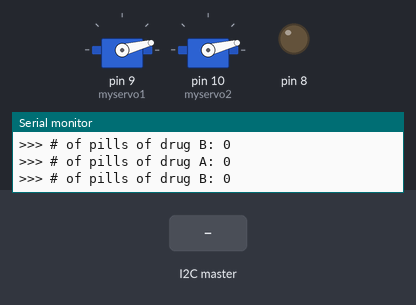
The sketch below on a simulated Arduino Uno, built with avr-gcc and run on an emulated ATmega328P. On the bench: 2 × servo, output pins drawn as LEDs (lit = HIGH), the last lines printed to the serial monitor. The test bench sets the inputs (shaded band).

Above: at 4.2 s.
4.3 s: the I2C master sends the byte 1
At 7.0 s:
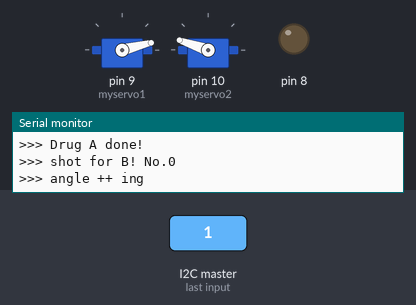
7.3 s: the I2C master sends the byte 90
At 7.57 s:
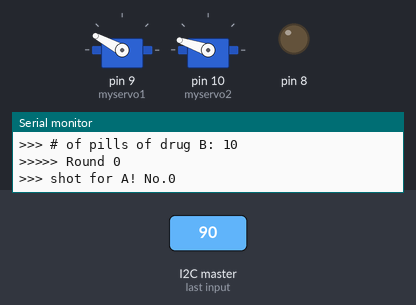
10.3 s: the I2C master sends the byte 0
At 10.3 s:
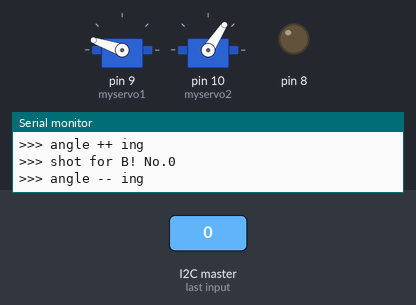
11.8 s: the I2C master sends the byte 2
At 14.05 s:
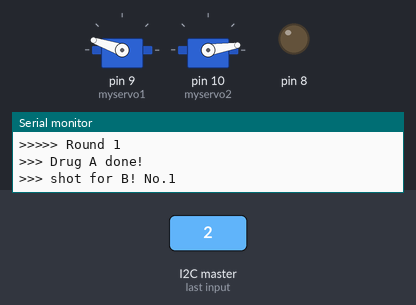
Timing chart, 0 to 15.8 s (numbered marks = the images above; inputs shaded):
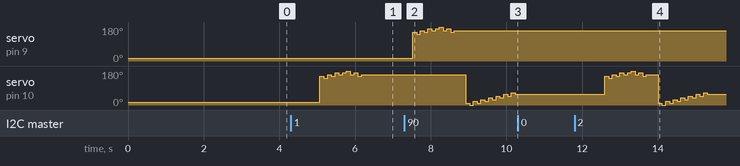

Measured:
- after the input at 4.3 s, servo on pin 10 (myservo2): 14° → 152° after 0.77 s, → 142° 0.10 s later, → 161° 0.10 s later, → 152° 0.10 s later, … (12 changes in this stretch)
- after the input at 7.3 s, servo on pin 9 (myservo1): 14° → 152° after 0.23 s, → 142° 0.10 s later, → 161° 0.10 s later, → 152° 0.10 s later, … (12 changes in this stretch); servo on pin 10 (myservo2): 161° → 9° after 1.6 s, → 0° 0.10 s later, → 19° 0.10 s later, → 9° 0.10 s later, … (14 changes in this stretch)
- after the input at 10.3 s, servo on pin 9 (myservo1): stops changing and stays 161°
- after the input at 11.8 s, servo on pin 10 (myservo2): 57° → 152° after 0.80 s, → 142° 0.10 s later, → 161° 0.10 s later, → 152° 0.10 s later, … (26 changes in this stretch)

The sketch:

arduino.ino
```cpp
#include <Wire.h>
#include <Servo.h>
#define SLAVE_ADDRESS 0x04
//variables for i2c communicating
static int number = 0;


int state = 0;


//variables for servo control
int incomingByte = 0;
Servo myservo1;
Servo myservo2;
int startPt =  600;
int endPt = 2300;
int shift = 200;
bool increaseAngle1;
bool increaseAngle2;
int pillNum1;
int pillNum2;


void setup() {
  Serial.begin(9600); // start serial for output
//setup for servo control
  myservo1.attach(9, 500, 2400); // 修正脈衝寬度範圍
  myservo1.write(0); // 一開始先置中90度
  myservo1.writeMicroseconds(650);

  myservo2.attach(10, 500, 2400); // 修正脈衝寬度範圍
  myservo2.write(0); // 一開始先置中90度
  myservo2.writeMicroseconds(650);

  increaseAngle1 = true;
  increaseAngle2 = true;
  delay(3000);

//setup for i2c communicating
  pinMode(8, OUTPUT);

  // initialize i2c as slave
  Wire.begin(SLAVE_ADDRESS);

  // define callbacks for i2c communication
  Wire.onReceive(receiveData);
  Wire.onRequest(sendData);
  Serial.println("Ready!");
}


void loop() {
  Serial.print(">>> # of pills of drug A: ");
  Serial.println(pillNum1);
  Serial.print(">>> # of pills of drug B: ");
  Serial.println(pillNum2);
  int countA = pillNum1;
  int countB = pillNum2;
  for(int i = 0; i < max(pillNum1, pillNum2); i++){
    Serial.print(">>>>> Round ");
    Serial.println(i);
    if(countA > 0){
      Serial.print(">>> shot for A! No.");
      Serial.println(i);
      fire1pill_1();
      countA--;
    }else{
      Serial.println(">>> Drug A done!");
    }
    if(countB > 0){
      Serial.print(">>> shot for B! No.");
      Serial.println(i);
      fire1pill_2();
      countB--;
    }else{
      Serial.println(">>> Drug B done!");
    }

  }
  pillNum1 = 0;
  pillNum2 = 0;
  delay(1000);

}
/////////////////////////////////////////////////
// functions for i2c
/////////////////////////////////////////////////
// callback for received data
void receiveData(int byteCount){
  while(Wire.available()) {
      number = Wire.read();
      Serial.print(">>> encoded data received: ");
      Serial.println(number);
      pillNum1 = number / 16;
      pillNum2 = number % 16;


  }
}


// callback for sending data
void sendData(){
  Wire.write(number);
}


///////////////////////////////////////////////
// functions for servo control
///////////////////////////////////////////////
void fire1pill_1(){
  get1MM_1(increaseAngle1);
  if(increaseAngle1){
    increaseAngle1 = false;
  }else{
    increaseAngle1 = true;
  }
}
void fire1pill_2(){
  get1MM_2(increaseAngle2);
  if(increaseAngle2){
    increaseAngle2 = false;
  }else{
    increaseAngle2 = true;
  }
}
void get1MM_1(bool isincreaseAngle1){
  if(isincreaseAngle1){
    Serial.println(">>> angle ++ ing ");
    myservo1.writeMicroseconds(endPt - shift);
    for(int i = endPt - shift; i <= endPt; i+=100){
      myservo1.writeMicroseconds(i); // 直接以脈衝寬度控制
      delay(100);
      if(i != 500)myservo1.writeMicroseconds(i - 100);
      delay(100);
    }


    for(int i = endPt; i >= endPt - shift; i-=100){
      myservo1.writeMicroseconds(i); // 直接以脈衝寬度控制
      delay(100);
      if(i != 2400)myservo1.writeMicroseconds(i + 100);
      delay(100);
    }
    delay(200);

  }else{
    Serial.println(">>> angle -- ing ");
    myservo1.writeMicroseconds(startPt + shift);
    for(int i = startPt +  shift; i <= startPt; i-=100){
      myservo1.writeMicroseconds(i); // 直接以脈衝寬度控制
      delay(100);
      if(i != 2400)myservo1.writeMicroseconds(i + 100);
      delay(100);
    }


    for(int i = startPt; i <= startPt + startPt; i+=100){
      myservo1.writeMicroseconds(i); // 直接以脈衝寬度控制
      delay(100);
      if(i != 500)myservo1.writeMicroseconds(i - 100);
      delay(100);
    }


    delay(200);

  }

}
void get1MM_2(bool isincreaseAngle2){
  if(isincreaseAngle2){
    Serial.println(">>> angle ++ ing ");
    myservo2.writeMicroseconds(endPt - shift);
    for(int i = endPt - shift; i <= endPt; i+=100){
      myservo2.writeMicroseconds(i); // 直接以脈衝寬度控制
      delay(100);
      if(i != 500)myservo2.writeMicroseconds(i - 100);
      delay(100);
    }


    for(int i = endPt; i >= endPt - shift; i-=100){
      myservo2.writeMicroseconds(i); // 直接以脈衝寬度控制
      delay(100);
      if(i != 2400)myservo2.writeMicroseconds(i + 100);
      delay(100);
    }
    delay(200);

  }else{
    Serial.println(">>> angle -- ing ");
    myservo2.writeMicroseconds(startPt + shift);
    for(int i = startPt +  shift; i <= startPt; i-=100){
      myservo2.writeMicroseconds(i); // 直接以脈衝寬度控制
      delay(100);
      if(i != 2400)myservo2.writeMicroseconds(i + 100);
      delay(100);
    }


    for(int i = startPt; i <= startPt + startPt; i+=100){
      myservo2.writeMicroseconds(i); // 直接以脈衝寬度控制
      delay(100);
      if(i != 500)myservo2.writeMicroseconds(i - 100);
      delay(100);
    }


    delay(200);

  }

}
```
